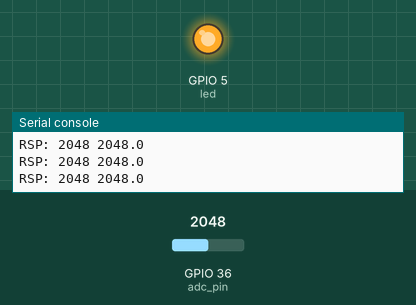
A program run on a simulated ESP32 board running MicroPython. Parts: output pins drawn as LEDs (lit = HIGH), the last lines printed to the serial console. The inputs (shaded band) are chosen by the test bench; at power-on: GPIO 36 (adc_pin) = 2048 (analog values on the 0–4095 scale).

Above: at 1.2 s.
1.3 s: GPIO 36 (adc_pin) set to 2866
At 2.1 s:
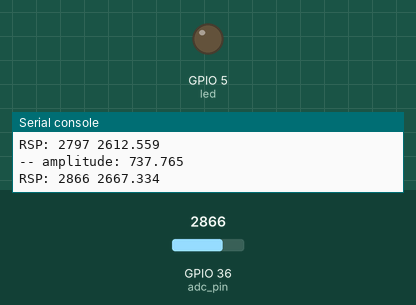
3.0 s: GPIO 36 (adc_pin) set to 2585
4.5 s: GPIO 36 (adc_pin) set to 2521
At 5.3 s:
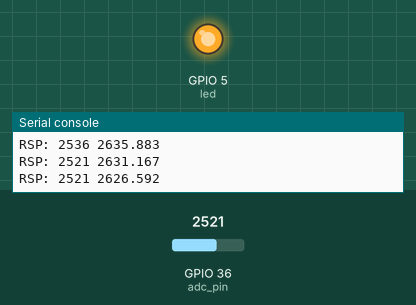
6.0 s: GPIO 36 (adc_pin) set to 3603
At 6.9 s:
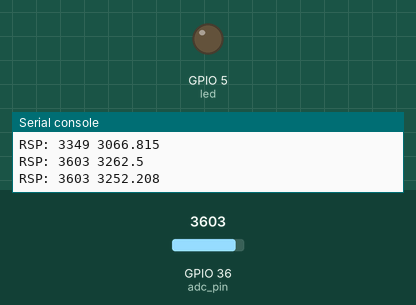
Timing chart, 0 to 8.5 s (numbered marks = the images above; inputs shaded):
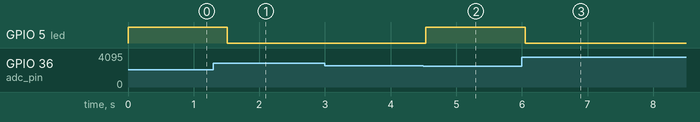

Measured:
- the behaviour switches between 2551 and 2550 on GPIO 36 (adc_pin) (found by bisection; images 1 and 2)
- after the input at 1.3 s, GPIO 5 (led): HIGH → LOW after 0.21 s
- after the input at 4.5 s, GPIO 5 (led): LOW → HIGH at once
- after the input at 6.0 s, GPIO 5 (led): HIGH → LOW after 0.05 s

The program:

rsp-led.py
```python
from utime import ticks_ms, ticks_diff
from machine import Pin, ADC

# PIN
ADC_PIN = 36
LED_PIN = 5

SAMPLE_INTVAL = 300

# Peak and trough shrink toward their midpoint each sample and get pushed
# back out by the real extremes once per breath. 0.97 ** 12 ~= 0.69, so the
# envelope gives up ~30% per breath at any amplitude.
ENVELOPE_DECAY = 0.97

# Trigger and re-arm as a fraction of the measured amplitude above the
# midpoint. Fixed counts do not work: amplitude has ranged 26-131 across
# captures, and no single margin spans that.
THRESH_FRACTION = 0.25
RESET_FRACTION = 0.1

# Below this the trigger would sit inside the noise, so do not guess.
# The envelope under-reads by ~20%, so 25 here means a real swing near 30.
MIN_AMPLITUDE = 25

BREATH_REFRACTORY = 1500  # caps at 40 brpm, blocks double-triggering
MAX_INTVAL = 10000  # 6 brpm
TARGET_N_BREATH = 2


def setup():
    try:
        adc_pin = Pin(ADC_PIN)
        adc = ADC(adc_pin)
        adc.atten(ADC.ATTN_11DB)

        led = Pin(LED_PIN, Pin.OUT)
        led.value(1)

        return (adc, led)

    except Exception as e:
        print("Setup error:", e)
        return None


def cal_rsp_rate(intval, target_n_breath=TARGET_N_BREATH):
    intval /= 1000
    rsp_rate = target_n_breath / (intval / 60)
    rsp_rate = round(rsp_rate, 1)
    return rsp_rate


def main():
    sensors = setup()

    if sensors is None:
        print("Failed...")
        return

    adc, led = sensors

    peak = trough = adc.read()

    last_sample = ticks_ms()
    last_breath = None
    is_breathing = False
    was_weak = True
    num_breath = 0
    total_intval = 0
    acc = 0
    n_acc = 0

    try:
        while True:
            acc += adc.read()
            n_acc += 1

            if ticks_diff(ticks_ms(), last_sample) > SAMPLE_INTVAL:
                rsp = acc // n_acc
                acc = 0
                n_acc = 0
                last_sample = ticks_ms()

                if rsp > peak:
                    peak = rsp
                else:
                    mid = (peak + trough) / 2
                    peak = mid + (peak - mid) * ENVELOPE_DECAY

                if rsp < trough:
                    trough = rsp
                else:
                    mid = (peak + trough) / 2
                    trough = mid + (trough - mid) * ENVELOPE_DECAY

                amplitude = peak - trough
                mid = (peak + trough) / 2
                trigger = mid + amplitude * THRESH_FRACTION
                rearm = mid + amplitude * RESET_FRACTION

                print("RSP:", rsp, trigger)

                # only on a change, so a steady state stays quiet
                weak = amplitude < MIN_AMPLITUDE
                if weak != was_weak:
                    print("!!" if weak else "--", "amplitude:", amplitude)
                    was_weak = weak

                now = ticks_ms()

                if weak:
                    is_breathing = False
                    led.value(1)

                elif rsp > trigger and not is_breathing:
                    if (
                        last_breath is None
                        or ticks_diff(now, last_breath) > BREATH_REFRACTORY
                    ):
                        is_breathing = True
                        led.value(0)

                        if last_breath is not None:
                            intval = ticks_diff(now, last_breath)

                            if intval < MAX_INTVAL:
                                total_intval += intval
                                num_breath += 1
                                if num_breath == TARGET_N_BREATH:
                                    print("---> RSP rate:", cal_rsp_rate(total_intval))
                                    total_intval = 0
                                    num_breath = 0
                            else:
                                print("!! gap:", intval)
                                total_intval = 0
                                num_breath = 0

                        last_breath = now

                elif rsp < rearm:
                    is_breathing = False
                    led.value(1)

    except KeyboardInterrupt:
        pass

    finally:
        led.value(1)
        print("Stopped...")


if __name__ == "__main__":
    main()

"""
Output: second column is the trigger level, not a baseline.
Peak-to-trough amplitude ran 33-69 here, the range the previous
fixed-threshold version produced nothing at all on.

MPY: soft reboot
RSP: 1995 1992.537
RSP: 2012 2005.388
-- amplitude: 26.44727      <- detector armed, first trigger discarded
RSP: 2029 2018.301
RSP: 2056 2038.813
RSP: 2078 2055.653
RSP: 2090 2065.033          <- peak
RSP: 2069 2064.279
RSP: 2040 2063.547
RSP: 2026 2062.836
RSP: 2022 2062.147
RSP: 2021 2061.478          <- trough
RSP: 2029 2060.83
RSP: 2048 2060.2
RSP: 2068 2059.589          <- trigger, interval 1 (12 samples)
...
RSP: 2082 2071.453          <- trigger, interval 2 (12 samples)
---> RSP rate: 16.6
...
RSP: 2087 2079.963
---> RSP rate: 18.1
...
RSP: 2094 2087.118
---> RSP rate: 18.1
...
RSP: 2102 2097.409
---> RSP rate: 16.6

Triggers on samples 1, 13, 25, 36, 47, 59, 69, 80, 93: eight intervals of
12, 12, 11, 11, 12, 10, 11, 13 samples, mean 3460 ms = 17.3 brpm.
The trough drifted up 52 counts across the capture and the trigger level
followed it, from 2005 to 2097.
"""
```
